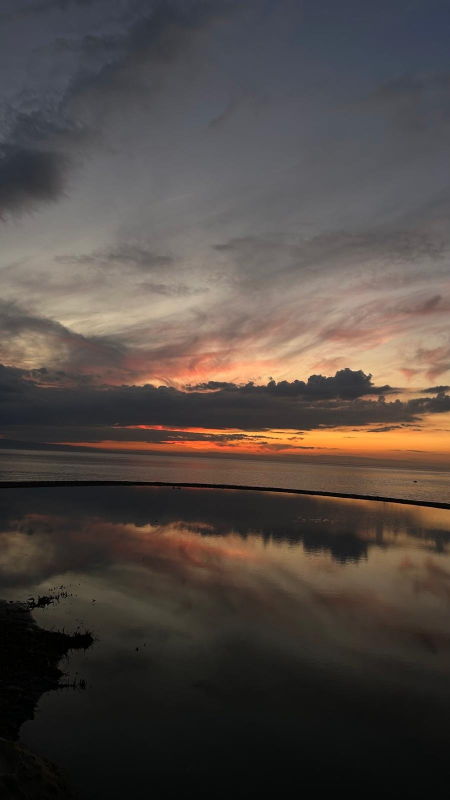
#> input picture outputs/resized_img1.jpg, 900 x 1600 px (shown at 1/2 size)
$ python step_2_8_panorama_stitcher.py
#> lines starting #> are read from the running program, lines starting #| are printed output that depends on the picture
import cv2
import os

print("Kod basladi")

os.makedirs("outputs/2_8", exist_ok=True)

paths = [
    "outputs/resized_img1.jpg",
    "outputs/resized_img2.jpg",
    "outputs/resized_img3.jpg",
    "outputs/resized_img4.jpg",
]

imgs = []
for p in paths:
    im = cv2.imread(p)
#> im is the input picture: shape (1600, 900, 3); mean B, G, R 67.7, 72.6, 81.4
    if im is None:
        print("OKUNAMADI:", p)
        exit()
    imgs.append(im)

print("Goruntuler yuklendi")

stitcher = cv2.Stitcher_create(cv2.Stitcher_PANORAMA)

status, pano = stitcher.stitch(imgs)
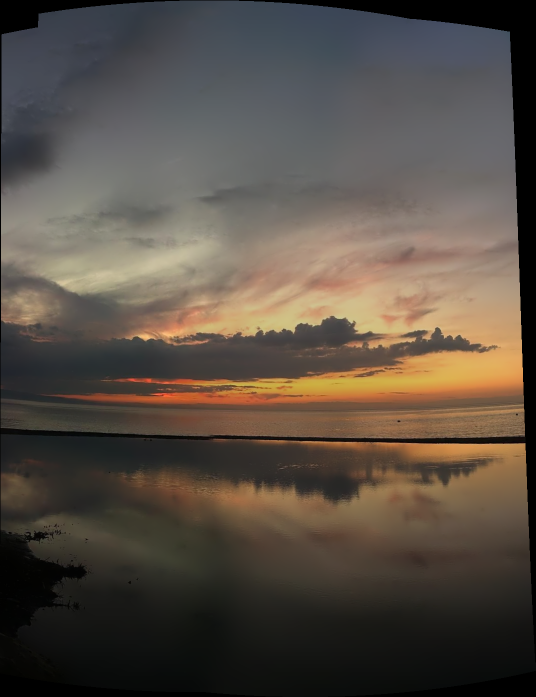
#> pano: shape (1394, 1071, 3) (shown at 1/2 size); mean of channels 0, 1, 2 68.5, 77.9, 87.2; drawn as B, G, R

print("STATUS:", status)

if status == cv2.Stitcher_OK:
    cv2.imwrite("outputs/2_8/final_panorama.jpg", pano)
    print("OK -> outputs/2_8/final_panorama.jpg")
else:
    print("Stitcher basarisiz")
